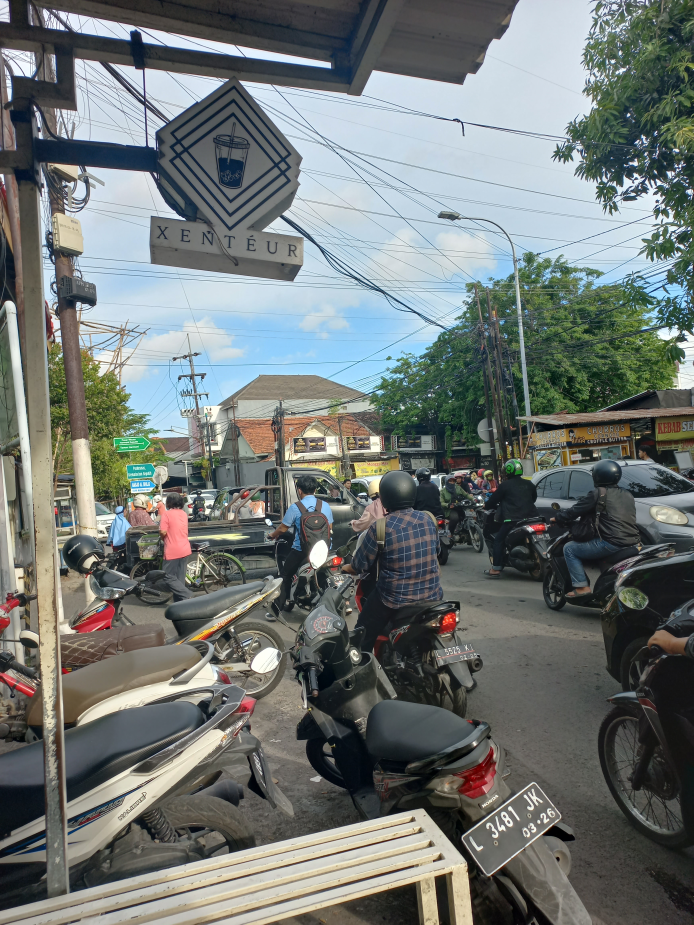
#> input picture Achmad Iqbal Akbari_5022221118_TugasOpenCV/Tugas1/tugas1.jpg, 3468 x 4624 px, found by its file name (shown at 1/5 size)
$ python 'Luthfan Aryananda Purwito_5026221166_Tugas1.py'
#> lines starting #> are read from the running program, lines starting #| are printed output that depends on the picture
# TASK 1
# Name  : Luthfan Aryananda Purwito
# ID    : 5026221166

# Importing libraries
import cv2 as cv
import numpy as np

# Read, Resize, and Copy the Image
img = cv.imread("Luthfan Aryananda Purwito_5026221166_TugasOpenCV/Tugas1/tugas1.JPG")
#> img is the input picture: shape (4624, 3468, 3); mean B, G, R 117.5, 119.4, 113.2
imgResize = cv.resize(img, (500, 665))
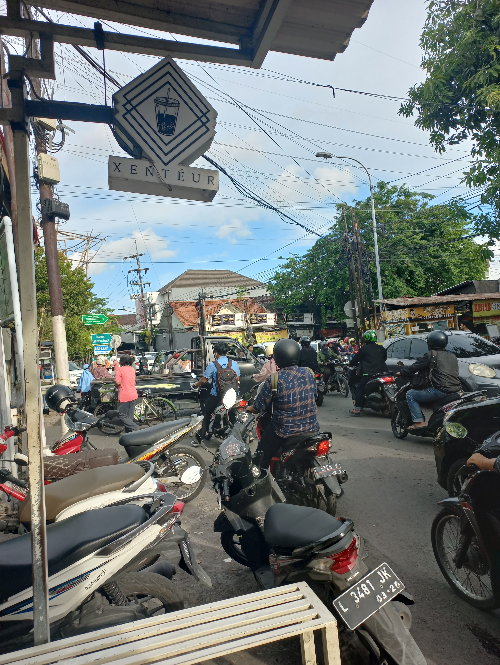
#> imgResize: shape (665, 500, 3); mean B, G, R 117.3, 119.3, 113.1
imgNew = imgResize.copy()

# Making the Rectangles
# Row 1
cv.rectangle(imgNew, (0,0), (125,133), (255,0,0), -1) # BLUE (Row 1, Line 1)
cv.rectangle(imgNew, (0,133), (125,266), (255,255,0), -1) # CYAN/AQUA (Row 1, Line 2)
cv.rectangle(imgNew, (0,266), (125,399), (0,255,255), -1) # YELLOW (Row 1, Line 3)
cv.rectangle(imgNew, (0,399), (125,532), (255,0,255), -1) # PINK (Row 1, Line 4)
cv.rectangle(imgNew, (0,532), (125,665), (255,0,0), -1) # BLUE (Row 1, Line 5)
# Row 2
cv.rectangle(imgNew, (125,0), (250,133), (0,255,0), -1) # GREEN (Row 2, Line 1)
cv.rectangle(imgNew, (125,133), (250,266), (0,0,128), -1) # MAROON (Row 2, Line 2)
cv.rectangle(imgNew, (125,266), (250,399), (255,0,0), -1) # BLUE (Row 2, Line 3)
cv.rectangle(imgNew, (125,399), (250,532), (255,255,255), -1) # WHITE (Row 2, Line 4)
cv.rectangle(imgNew, (125,532), (250,665), (0,0,128), -1) # MAROON (Row 2, Line 5)
# Row 3
cv.rectangle(imgNew, (250,0), (375,133), (0,0,255), -1) # RED (Row 3, Line 1)
cv.rectangle(imgNew, (250,133), (375,266), (255,0,255), -1) # PINK (Row 3, Line 2)
cv.rectangle(imgNew, (250,266), (375,399), (0,255,255), -1) # YELLOW (Row 3, Line 3)
cv.rectangle(imgNew, (250,399), (375,532), (255,255,0), -1) # CYAN/AQUA (Row 3, Line 4)
cv.rectangle(imgNew, (250,532), (375,665), (0,255,255), -1) # YELLOW (Row 3, Line 5)
# Row 4
cv.rectangle(imgNew, (375,0), (500,133), (255,255,0), -1) # CYAN/AQUA (Row 4, Line 1)
cv.rectangle(imgNew, (375,133), (500,266), (128,0,0), -1) # NAVY BLUE (Row 4, Line 2)
cv.rectangle(imgNew, (375,266), (500,399), (0,255,0), -1) # GREEN (Row 4, Line 3)
cv.rectangle(imgNew, (375,399), (500,532), (0,0,255), -1) # RED (Row 4, Line 4)
cv.rectangle(imgNew, (375,532), (500,665), (255,0,255), -1) # PINK (Row 4, Line 5)
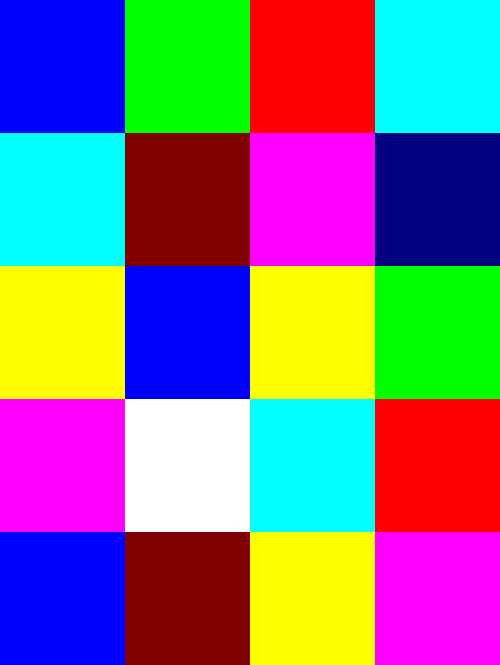
#> imgNew: shape (665, 500, 3); mean B, G, R 133.9, 114.8, 127.5

# Weighted Transparency
alpha = 0.3 # to set transparency level
res = cv.addWeighted(imgNew, alpha, imgResize, 1 - alpha, 0)
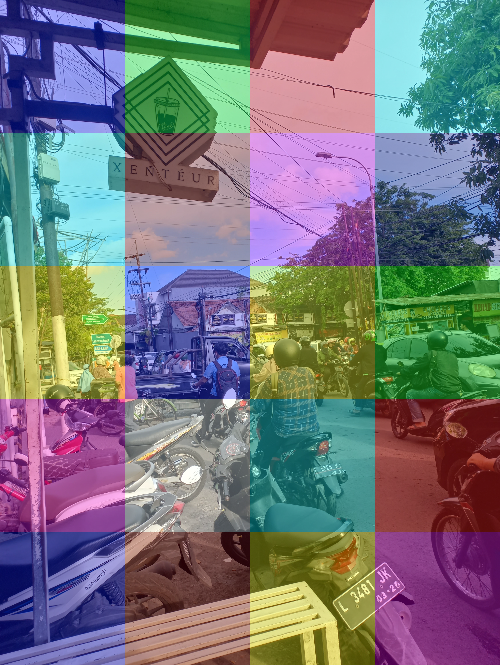
#> res: shape (665, 500, 3); mean B, G, R 122.3, 117.9, 117.4

# Saving Image
cv.imwrite("Luthfan Aryananda Purwito_5026221166_TugasOpenCV/Tugas1/tugas1_done.jpg", res)

# Showing Images
cv.imshow("Filtered Picture", res)
cv.imshow("Original Picture", imgResize)

# Open until any key is pressed
cv.waitKey(0)
cv.destroyAllWindows()
